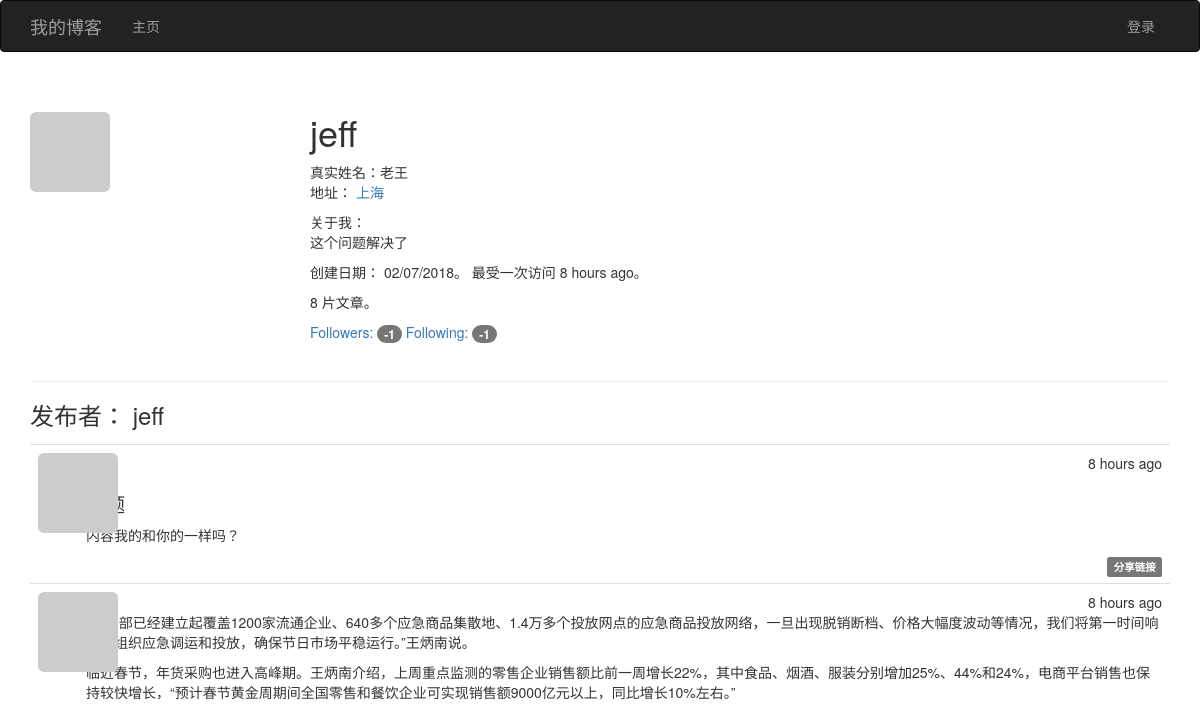
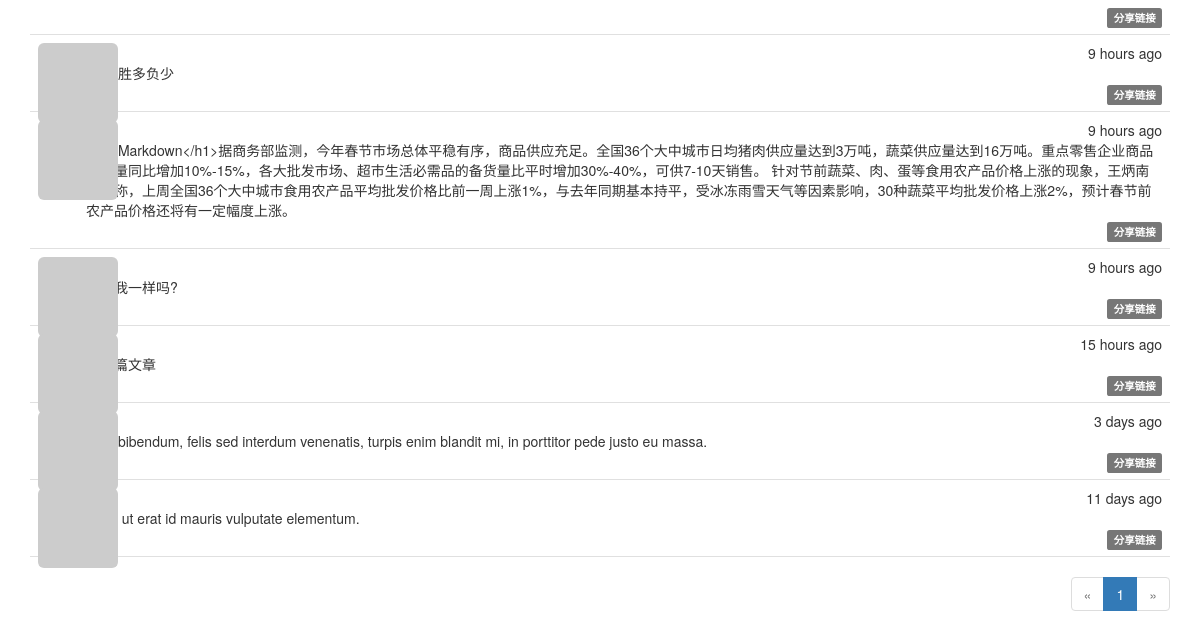
Page /user/jeff on the earlier database version (2 pictures, top to bottom).
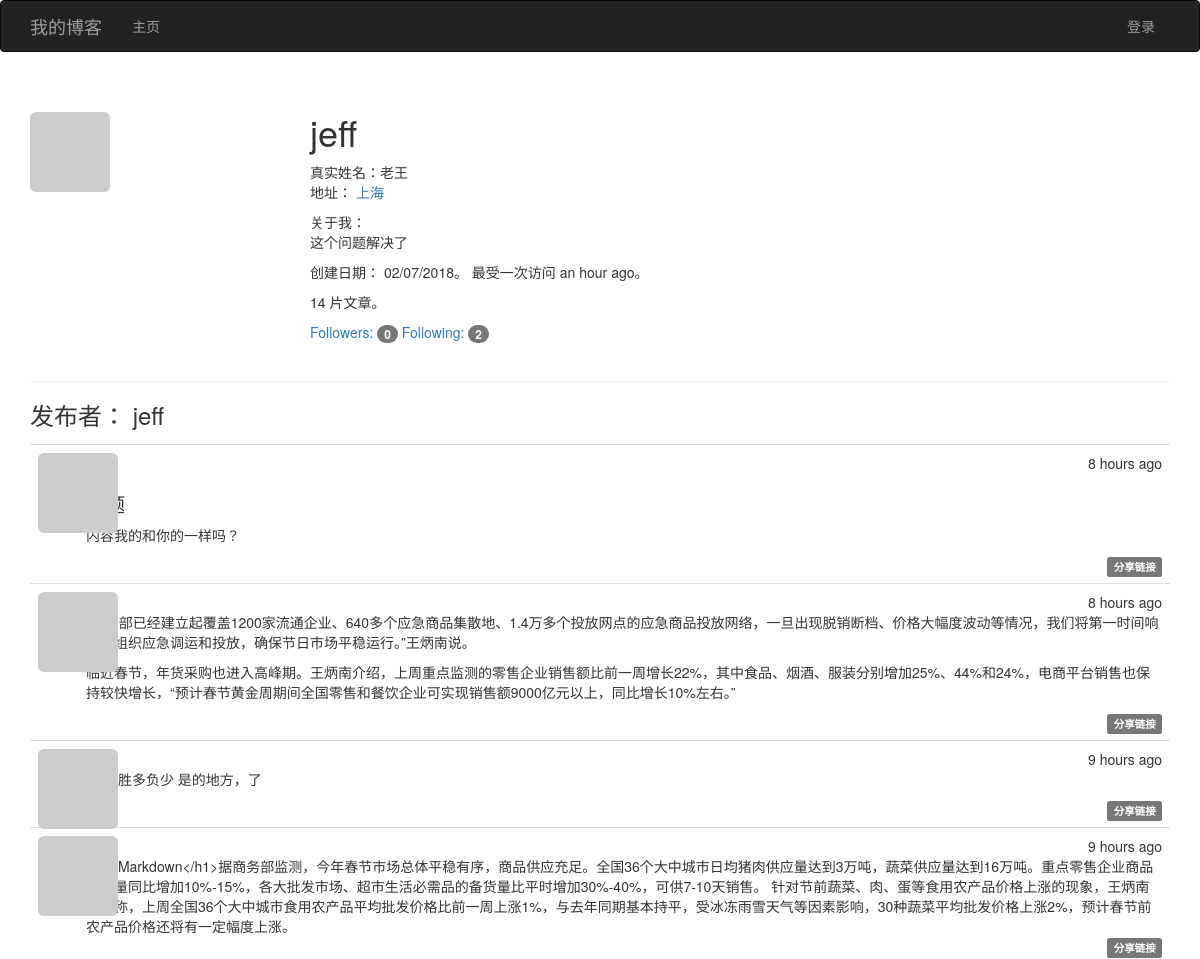
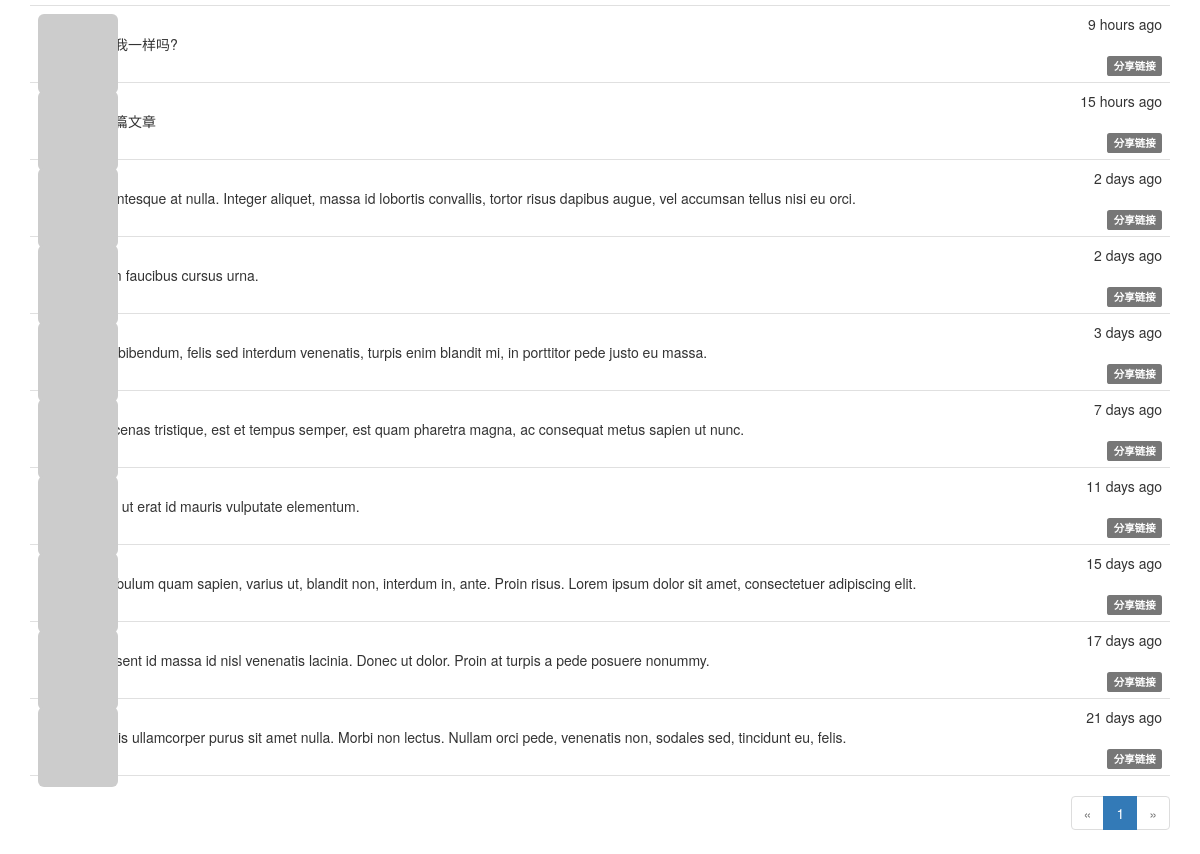
Same page on the later database version (2 pictures, top to bottom).
### app/models.py (models this page shows, shortened)
class User(UserMixin, db.Model):
    __tablename__ = 'users'
    id = db.Column(db.Integer, primary_key=True)
    email = db.Column(db.String(64), unique=True, index=True)
    username = db.Column(db.String(64), unique=True, index=True)
    password_hash = db.Column(db.String(128))
    role_id = db.Column(db.Integer, db.ForeignKey('roles.id'))
    confirmed = db.Column(db.Boolean, default=False)
    avatar_hash = db.Column(db.String(32))
    name = db.Column(db.String(64))
    location = db.Column(db.String(64))
    about_me = db.Column(db.Text())
    member_since = db.Column(db.DateTime(), default=datetime.utcnow)
    last_seen = db.Column(db.DateTime(), default=datetime.utcnow)
    posts = db.relationship('Post', backref='author', lazy='dynamic')
    followers = db.relationship('Follow', foreign_keys=[Follow.followed_id],
                                backref=db.backref('followed', lazy='joined'), lazy='dynamic',
                                cascade='all, delete-orphan')
    followed = db.relationship('Follow', foreign_keys=[Follow.follower_id],
                               backref=db.backref('follower', lazy='joined'), lazy='dynamic',
                               cascade='all, delete-orphan')
    @property
    def password(self):
        """password字段只能赋值，不能读取"""
        raise AttributeError('password is not readable attribute.')
    def gravatar_hash(self):
        return hashlib.md5(self.email.lower().encode('utf-8')).hexdigest()
    def gravatar(self, size=100, default='identicon', rating='g'):
        url = 'https://secure.gravatar.com/avatar'
        hash = self.avatar_hash or self.gravatar_hash()
        return '{url}/{hash}?s={size}&d={default}&r={rating}'.format(
            url=url, hash=hash, size=size, default=default, rating=rating)

class Post(db.Model):
    __tablename__ = 'posts'
    id = db.Column(db.Integer, primary_key=True)
    body = db.Column(db.Text)
    body_html = db.Column(db.Text)
    timestamp = db.Column(db.DateTime, index=True, default=datetime.utcnow)
    author_id = db.Column(db.Integer, db.ForeignKey('users.id'))

### app/main/views.py (the view)
@main.route('/user/<username>')
def user(username):
    us = User.query.filter_by(username=username).first()
    if us is None:
        abort(404)
    page = request.args.get('page', 1, type=int)
    pagination = us.posts.order_by(Post.timestamp.desc()).paginate(page=page, per_page=current_app.config['FLASKY_POSTS_PER_PAGE'], error_out=False)
    posts = pagination.items
    return render_template('user.html', user=us, posts=posts, pagination=pagination)

### app/auth/views.py (called while the page is built)
@auth.before_app_request
def before_request():
    if current_user.is_authenticated:
        current_user.ping()  # 更新已登录用户的访问时间
        if not current_user.confirmed and request.blueprint != 'auth' and request.endpoint != 'static':
            return redirect(url_for('auth.unconfirmed'))

### app/main/__init__.py (called while the page is built)
@main.app_context_processor
def inject_permissions():
    return dict(Permission=Permission)

### app/models.py (called while the page is built)
    def can(self, permissons):
        return False

    def is_administrator(self):
        return False

### app/templates/user.html (shortened to what this page needs)
{% extends "base.html" %}
{% import "_macros.html" as macros %}
{% block page_content %}
<div class="page-header">
    <img class="img-rounded profile-thumbnail" src="{{ user.gravatar(size=256) }}">
    <div class="profile-header">
        <h1>{{ user.username }}</h1>
        {% if user.name or user.location %}
        <p>
            {% if user.name %}真实姓名：{{ user.name }}<br>{% endif %}
            {% if user.location %}
                地址： <a href="https://map.baidu.com/?q={{ user.location }}">{{ user.location }}</a><br>
            {% endif %}
        </p>
        {% endif %}
        {% if user.about_me %}关于我：<p>{{ user.about_me }}</p>{% endif %}
        <p>创建日期： {{ moment(user.member_since).format('L') }}。 最受一次访问 {{ moment(user.last_seen).fromNow() }}。</p>
        <p>{{ user.posts.count() }} 片文章。</p>
        <p>
            <a href="{{ url_for('.followers', username=user.username) }}">Followers: <span class="badge">{{ user.followers.count() - 1 }}</span></a>
            <a href="{{ url_for('.followed_by', username=user.username) }}">Following: <span class="badge">{{ user.followed.count() - 1 }}</span></a>
        </p>
    </div>
</div>
<h3>发布者： {{ user.username }}</h3>
{% include '_posts.html' %}
{% if pagination %}
<div class="pagination">
    {{ macros.pagination_widget(pagination, '.user', username=user.username) }}
</div>
{% endif %}
{% endblock %}

### app/templates/base.html (shortened to what this page needs)
{% extends "bootstrap/base.html" %}
{% block head %}
{{ super() }}
<link rel="stylesheet" type="text/css" href="{{ url_for('static', filename='styles.css') }}">
{% endblock %}
{% block navbar %}
<div class="navbar navbar-inverse" role="navigation">
    <div class="container">
        <div class="navbar-header">
            <a class="navbar-brand" href="{{ url_for('main.index') }}">我的博客</a>
        </div>
        <div class="navbar-collapse collapse">
            <ul class="nav navbar-nav">
                <li><a href="{{ url_for('main.index') }}">主页</a></li>
            </ul>
            <ul class="nav navbar-nav navbar-right">
                {% if current_user.is_authenticated %}
                <li class="dropdown">
                    <a href="#" class="dropdown-toggle" data-toggle="dropdown">
                        <img src="{{ current_user.gravatar(size=18) }}">账号<b class="caret"></b>
                    </a>
                    <ul class="dropdown-menu">
                        <li><a href="{{ url_for('auth.change_password') }}">修改密码</a></li>
                        <li><a href="{{ url_for('auth.change_email_request') }}">修改邮箱</a></li>
                        <li><a href="{{ url_for('auth.logout') }}">注销</a></li>
                    </ul>
                </li>
                {% else %}
                <li><a href="{{ url_for('auth.login') }}">登录</a></li>
                {% endif %}
            </ul>
        </div>
    </div>
</div>
{% endblock %}
{% block content %}
<div class="container">
    {% block page_content %}{% endblock %}
</div>
{% endblock %}

### app/templates/_macros.html
{% macro pagination_widget(pagination, endpoint) %}
<ul class="pagination">
    <li{% if not pagination.has_prev %} class="disabled"{% endif %}>
        <a href="{% if pagination.has_prev %}{{ url_for(endpoint, page=pagination.prev_num, **kwargs) }}{% else %}#{% endif %}">
            &laquo;
        </a>
    </li>
    {% for p in pagination.iter_pages() %}
        {% if p %}
            {% if p == pagination.page %}
            <li class="active">
                <a href="{{ url_for(endpoint, page = p, **kwargs) }}">{{ p }}</a>
            </li>
            {% else %}
            <li>
                <a href="{{ url_for(endpoint, page = p, **kwargs) }}">{{ p }}</a>
            </li>
            {% endif %}
        {% else %}
        <li class="disabled"><a href="#">&hellip;</a></li>
        {% endif %}
    {% endfor %}
    <li{% if not pagination.has_next %} class="disabled"{% endif %}>
        <a href="{% if pagination.has_next %}{{ url_for(endpoint, page=pagination.next_num, **kwargs) }}{% else %}#{% endif %}">
            &raquo;
        </a>
    </li>
</ul>
{% endmacro %}

### app/templates/_posts.html (shortened to what this page needs)
<ul class="posts">
    {% for post in posts %}
    <li class="post">
        <div class="post-thumbnail">
            <a href="{{ url_for('.user', username=post.author.username) }}">
                <img class="img-rounded profile-thumbnail" src="{{ post.author.gravatar(size=40) }}">
            </a>
        </div>
        <div class="post-content">
            <div class="post-date">{{ moment(post.timestamp).fromNow(refresh=True) }}</div>
            <div class="post-author"><a href="{{ url_for('.user', username=post.author.username) }}">{{ post.author.username }}</a></div>
            <div class="post-body">
                {% if post.body_html %}
                    {{ post.body_html | safe }}
                {% else %}
                    {{ post.body }}
                {% endif %}
            </div>
            <div class="post-footer">
                <a href="{{ url_for('.post', id=post.id) }}">
                    <span class="label label-default">分享链接</span>
                </a>
            </div>
        </div>
    </li>
    {% endfor %}
</ul>

### app/static/styles.css (style rules this page uses)
.profile-thumbnail { position: absolute; }
.profile-header { min-height: 260px; margin-left: 280px; }
ul.posts { list-style-type: none; padding: 0px; margin: 16px 0px 0px 0px; border-top: 1px solid #e0e0e0; }
ul.posts li.post { padding: 8px; border-bottom: 1px solid #e0e0e0; }
div.post-date { float: right; }
div.post-author { font-weight: bold; }
div.post-thumbnail { position: absolute; }
div.post-content { margin-left: 48px; min-height: 48px; }
div.post-footer { text-align: right; }
div.pagination { width: 100%; text-align: right; padding: 0px; margin: 0px; }
.post-body h1 { font-size: 140%; }

Differences in the rows shown:
changed User "jeff": last_seen "8 hours ago" → "an hour ago"
changed Post: body_html (not shown) → "地方 胜多负少 是的地方，了"; body "地方 胜多负少" → (not shown)
now on this page (row edited): Post: timestamp "2 days ago", body "Pellentesque at nulla. Integer aliquet, massa id lobortis convallis, tortor risus dapibus augue, vel accumsan tellus nisi eu orci."
now on this page (row edited): Post: timestamp "2 days ago", body "Etiam faucibus cursus urna."
now on this page (row edited): Post: timestamp "7 days ago", body "Maecenas tristique, est et tempus semper, est quam pharetra magna, ac consequat metus sapien ut nunc."
now on this page (row edited): Post: timestamp "15 days ago", body "Vestibulum quam sapien, varius ut, blandit non, interdum in, ante. Proin risus. Lorem ipsum dolor sit amet, consectetuer adipiscing elit."
now on this page (row edited): Post: timestamp "17 days ago", body "Praesent id massa id nisl venenatis lacinia. Donec ut dolor. Proin at turpis a pede posuere nonummy."
now on this page (row edited): Post: timestamp "21 days ago", body "Mauris ullamcorper purus sit amet nulla. Morbi non lectus. Nullam orci pede, venenatis non, sodales sed, tincidunt eu, felis."
Other differences:
{{ user.posts.count() }}: "8" → "14"
{{ user.followers.count() - 1 }}: "-1" → "0"
{{ user.followed.count() - 1 }}: "-1" → "2"
